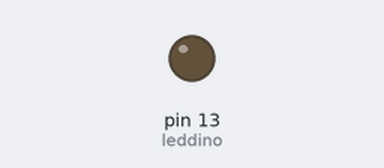
Simulated run of this sketch. Board: Arduino Uno, built with avr-gcc and run on an emulated ATmega328P. Parts: output pins drawn as LEDs (lit = HIGH).

Above: at 0.3 s.
At 4.6 s:
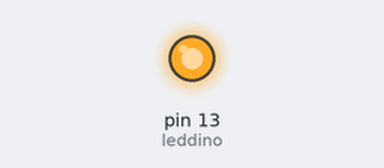
Timing chart, 0 to 7.0 s (numbered marks = the images above):
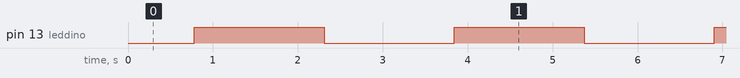

Measured:
- by itself, pin 13 (leddino): alternates HIGH for 1.5 s and LOW for 1.5 s

The sketch:

lampeggioanalog.ino
```cpp
int leddino = 13;
int luce = 0;
int cambiadi = 5;
int ritardo = 30;
void setup() {
  pinMode(leddino, OUTPUT);
}
void loop() {
  analogWrite(leddino, luce);
  luce = luce + cambiadi;

     if (luce <= 0 || luce >= 255)
  {
    cambiadi = -cambiadi;
  }
  delay(ritardo);
}
```
